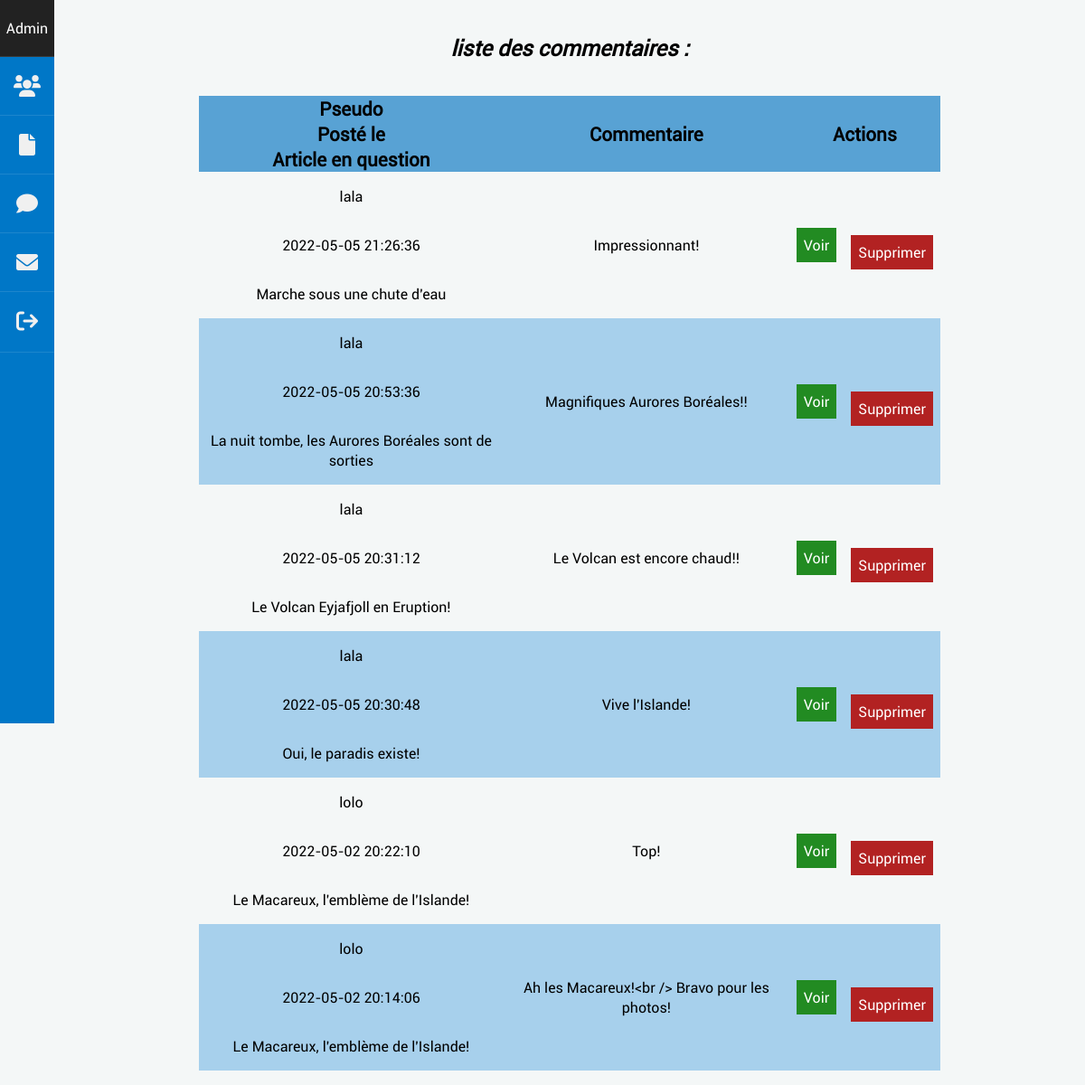
Screenshot of /listeCommentaire (signed in) with the database file from the repository.
### tables this page shows
CREATE TABLE `commentaires` (
  `id` bigint(20) NOT NULL,
  `commentaire` text NOT NULL,
  `id_article` bigint(20) UNSIGNED NOT NULL,
  `id_user` bigint(20) UNSIGNED NOT NULL,
  `created_at` timestamp NOT NULL DEFAULT current_timestamp() ON UPDATE current_timestamp()
);

CREATE TABLE `user` (
  `id` int(11) NOT NULL,
  `pseudo` varchar(100) NOT NULL,
  `mail` varchar(255) NOT NULL,
  `password` varchar(255) NOT NULL,
  `role` tinyint(1) NOT NULL,
  `created_at` timestamp NULL DEFAULT current_timestamp()
);

CREATE TABLE `article` (
  `id` int(11) NOT NULL,
  `title` varchar(255) NOT NULL,
  `url_image` varchar(255) NOT NULL,
  `alt_image` varchar(255) NOT NULL,
  `accroche` varchar(255) NOT NULL,
  `content` text NOT NULL,
  `id_category` int(10) UNSIGNED NOT NULL,
  `created_at` datetime NOT NULL DEFAULT current_timestamp()
);

### app/Controllers/AdminController.php (called while the page is built, shortened)
<?php
class AdminController
{
    public function afficherListeCommentaire()
    {
        $comments = new \ProjetBlogKercode\Models\AdminModel();
        $allComments = $comments->getComments();
        require 'app/Views/Admin/listeCommentaire.php';
    }
}

### app/Models/AdminModel.php (called while the page is built, shortened)
<?php
class AdminModel extends Manager
{
    public function getComments()
    {
        $bdd = $this->dbConnect();
        $req = $bdd->prepare("SELECT commentaires.*, user.pseudo, article.title FROM commentaires
        INNER JOIN user ON commentaires.id_user = user.id
        INNER JOIN article ON commentaires.id_article = article.id
        ORDER BY id DESC");
        $req->execute(array());
        $allComments = $req->fetchAll();
        return $allComments;
    }
}

### app/Views/Admin/listeCommentaire.php (the view, shortened to what this page needs)
<section class="section-article-admin">
    <h1>liste des commentaires :</h1>
    <div class="centrer-tableau">
        <table class="page-list-admin">
            <thead>
                <tr>
                    <th class="display-creation">Pseudo</th>
                    <th class="display-creation">Posté le</th>
                    <th class="display-creation">Article en question</th>
                    <th>Commentaire</th>
                    <th colspan="2">Actions</th>
                </tr>
            </thead>
            <tbody>
                <?php foreach ($allComments as $allComment) :?>
                <tr>
                    <td class="display-creation">
                        <p><?= htmlspecialchars($allComment['pseudo']) ?></p>
                    </td>
                    <td class="display-creation">
                        <p><?= htmlspecialchars($allComment['created_at']) ?></p>
                    </td>
                    <td class="display-creation">
                        <p><?= htmlspecialchars($allComment['title']) ?></p>
                    </td>
                    <td>
                        <p class="max-content"><?= htmlspecialchars($allComment['commentaire']) ?></p>
                    </td>
                    <td><a title="montrer commentaire" href="montrerComment&id=<?= $allComment['id'] ?>"
                            class="btn-action-admin">Voir</a></td>
                    <td>
                        <a title="supprimer commentaire" href="supprimerComment&id=<?= $allComment['id'] ?>"
                            class="btn-action-admin-red">Supprimer</a>
                    </td>
                </tr>
                <?php endforeach; ?>
            </tbody>
        </table>
    </div>
</section>
<?php require 'template/adminTemplate.php';

### app/Public/style/style.css (style rules this page uses)
:root { --mainColor: #0077C7; --mainLightColor: #58A2D4; --mainSuperLightColor: #a7d0ec; --bodyColor: #f4f7f7; --icon-dark: #616161; }
body { font-family: 'Roboto', sans-serif; height: 100%; position: relative; background-color: var(--bodyColor); }
h1 { font-size: 1.5rem; margin: 2rem 0; text-align: center; }
a { text-decoration: none; color: black; }
#main-dashboard-admin h1 { text-align: center; font-size: 1.5rem; padding: 5px; font-style: italic; color: black; }
.centrer-tableau { margin-bottom: 1rem; }
.page-list-admin { width: 100%; border-collapse: collapse; text-align: center; }
.page-list-admin thead { background-color: var(--mainLightColor); font-size: 1.3rem; }
.page-list-admin td { padding: 1rem 0.5rem; }
.page-list-admin tr:nth-child(even) { background-color: var(--mainSuperLightColor); }
.display-creation { display: none; }
.btn-action-admin { padding: 8px; background-color: forestgreen; color: white; display: block; }
.btn-action-admin-red { padding: 8px; background-color: firebrick; color: white; display: block; margin-top: 1rem; }
.max-content { width: 100px; overflow: hidden; text-overflow: ellipsis; }
@media screen and (min-width: 768px) { .section-article-admin { margin: auto 5rem; } }
@media screen and (min-width: 768px) { .display-creation { display: block; } }
@media screen and (min-width: 768px) { .max-content { width: 300px; } }
@media screen and (min-width: 1024px) { .centrer-tableau { text-align: center; } }
@media screen and (min-width: 1024px) { .page-list-admin { display: inline-table; max-width: 900px; } }
@media screen and (min-width: 1024px) { .section-article-admin { margin: auto 10rem; } }

### rows the page displays
commentaires: id_user.pseudo "lala", created_at "2022-05-05 21:26:36", id_article.title "Marche sous une chute d'eau", commentaire "Impressionnant!"
commentaires: id_user.pseudo "lala", created_at "2022-05-05 20:53:36", id_article.title "La nuit tombe, les Aurores Boréales sont de sorties", commentaire "Magnifiques Aurores Boréales!!"
commentaires: id_user.pseudo "lala", created_at "2022-05-05 20:31:12", id_article.title "Le Volcan Eyjafjoll en Eruption!", commentaire "Le Volcan est encore chaud!!"
commentaires: id_user.pseudo "lala", created_at "2022-05-05 20:30:48", id_article.title "Oui, le paradis existe!", commentaire "Vive l'Islande!"
commentaires: id_user.pseudo "lolo", created_at "2022-05-02 20:22:10", id_article.title "Le Macareux, l'emblème de l'Islande!", commentaire "Top!"
commentaires: id_user.pseudo "lolo", created_at "2022-05-02 20:14:06", id_article.title "Le Macareux, l'emblème de l'Islande!", commentaire "Ah les Macareux!<br /> Bravo pour les photos!"
